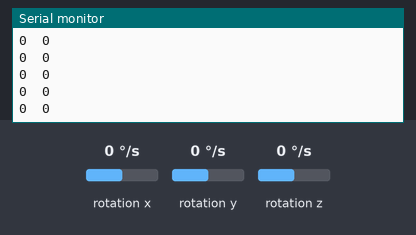
The sketch below on a simulated Arduino Uno, built with avr-gcc and run on an emulated ATmega328P. Parts: the last lines printed to the serial monitor. Wiring (inferred from the names in the program): L3G4200D gyroscope at I2C address 0x6B. The test bench sets the inputs (shaded band); at power-on: rotation y 0 °/s, rotation x 0 °/s, rotation z 0 °/s.

Above: at 2.6 s.
2.7 s: rotation y set to -192 °/s
At 3.2 s:
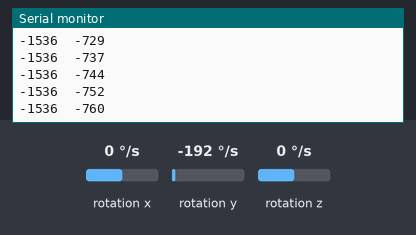
4.2 s: rotation y set to -100 °/s
At 4.7 s:
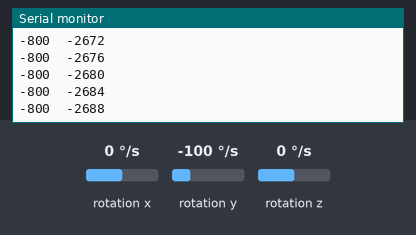
5.7 s: rotation y set to 0 °/s
At 6.8 s:
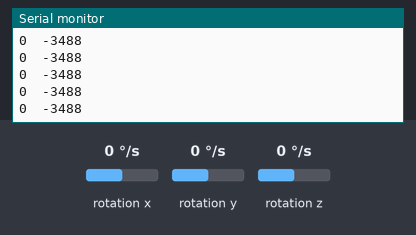
Timing chart, 0 to 8.7 s (numbered marks = the images above; inputs shaded):
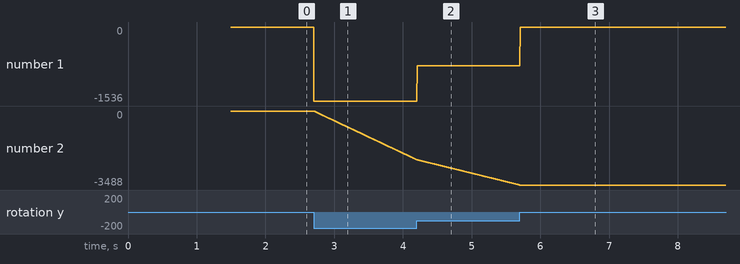

The sketch:

Giroscopo.ino
```cpp
/*
The sensor outputs provided by the library are the raw 16-bit values
obtained by concatenating the 8-bit high and low gyro data registers.
They can be converted to units of dps (degrees per second) using the
conversion factors specified in the datasheet for your particular
device and full scale setting (gain).

Example: An L3GD20H gives a gyro X axis reading of 345 with its
default full scale setting of +/- 245 dps. The So specification
in the L3GD20H datasheet (page 10) states a conversion factor of 8.75
mdps/LSB (least significant bit) at this FS setting, so the raw
reading of 345 corresponds to 345 * 8.75 = 3020 mdps = 3.02 dps.
*/

#include <Wire.h>
#include <L3G.h>


/*Los siguientes factores sirven para convertir los valores dados
por el giroscopio a grados por segundo. Las unidades de estos factores
son mdps(miligradosporsegundo). Este factor hay que multiplicarlo
por la medida del giroscopio para obtener mdps.

*/

#define FACTOR_CONVERSION_245DPS 0.00875
#define FACTOR_CONVERSION_500DPS 0.0175
#define FACTOR_CONVERSION_2000DPS 0.07  //Valor de la tabla/1000

#define DT 0.005

L3G gyro;

int16_t dps_x, dps_y, dps_z; //El tipo de dato es int16_t porque la salida del giroscopio es de ese tipo

int counter;

unsigned long time_loop1, time_loop2, time;

double angulo_giroscopio_x, angulo_giroscopio_y, angulo_giroscopio_z;


int sampleNum = 500;
int offsetg_x = 0, offsetg_y=0, offsetg_z=0;

void setup() {


  Serial.begin(115200);
  Wire.begin();

  if (!gyro.init())
  {
    Serial.println("Failed to autodetect gyro type!");
    while (1);
  }

  gyro.enableDefault();

  Configuracion_Registros();
  Calibracion();

  angulo_giroscopio_x = 0;
  angulo_giroscopio_y = 0;
  angulo_giroscopio_z = 0;
}


void loop() {


  time_loop1 = millis();

  counter++;

  gyro.read();

  dps_x =  (gyro.g.x-offsetg_x)*FACTOR_CONVERSION_2000DPS;
  dps_y =  (gyro.g.y-offsetg_y)*FACTOR_CONVERSION_2000DPS;
  dps_z =  (gyro.g.z-offsetg_z)*FACTOR_CONVERSION_2000DPS;


  angulo_giroscopio_x+= (double) dps_x*DT;
  angulo_giroscopio_y+= (double) dps_y*DT;
  angulo_giroscopio_z+= (double) dps_z*DT;

  //Angulos entre 0-360º

  /*if (angulo_giroscopio_x < 0)
      angulo_giroscopio_x += 360;

  else if(angulo_giroscopio_x >= 360)
      angulo_giroscopio_x -= 360;

  if (angulo_giroscopio_y < 0)
      angulo_giroscopio_y += 360;

  else if(angulo_giroscopio_y >= 360)
      angulo_giroscopio_y -= 360;


  if (angulo_giroscopio_z < 0)
      angulo_giroscopio_z += 360;

  else if(angulo_giroscopio_z >= 360)
      angulo_giroscopio_z -= 360;

  */

  //Mostrar en el monitor serie cada 100 ms


  if (counter == 1)
 {

   //Imprimir_Angulos(angulo_giroscopio_x, angulo_giroscopio_y, angulo_giroscopio_z);
   Imprimir_Para_Graficas(dps_y, angulo_giroscopio_y);
   counter = 0;
 }

  time_loop2 = millis(); //Tiempo_ejecucion = time_loop2-time_loop1 = 100 ms = DT = 0.1 s

   /*Serial.print("Tiempo de bucle:");
   time = time_loop2-time_loop1;
   Serial.println(time);
 */

  while(millis()-time_loop1 < (1000*DT)) //Timing->hay que asegurarse de que cada iteracion dura 5 ms, comprobado previamente con time_loop1 y time_loop2
  {
    delay(1);
  }

}


  //FUNCIONES

  void Configuracion_Registros()
  {

  //gyro.writeReg(L3G::CTRL_REG1, 0b010000111); //configuracion output data rate y ancho de banda

  gyro.writeReg(L3G::CTRL_REG2, 0b00100000); //Filtro paso alto

  //gyro.writeReg(L3G::CTRL_REG4, 0x20); //Modificacion fondo de escala


  /*La linea gyro.writeReg(L3G::CTRL_REG4, 0x10); cambia el fondo de escala, que por defecto al llamar a
  enableDefault se configura a +-250 dps. Los valores posibles son:

       +-245 dps: 0x00 o 0b00000000;
       +-500 dps: 0x10 o 0b00010000;
       +-2000 dps: 0x20 o 0x30 o 0b00100000;

  Los bits del registro correspondientes a FS1 y FS0 son X X FS1 FS0 X X X X

  */

  }

  void Imprimir_Angulos(double x, double y, double z)
  {
    Serial.print("Angulo X:");
   Serial.println((int) x);

   Serial.print("Angulo Y:");
   Serial.println((int) y);

   Serial.print("Angulo Z:");
   Serial.println((int) z);

  }

  void Imprimir_Para_Graficas(double velocidady, double anguloy)
  {
   Serial.print((int) velocidady);
   Serial.print("\t");
   Serial.print((int) anguloy);
   Serial.print("\t\n");

  }


  void Calibracion()
  {
     //Calcular el offset

for(int n=0;n<sampleNum;n++){

  gyro.read();
  offsetg_x+=(int)gyro.g.x;
  offsetg_y+=(int)gyro.g.y;
  offsetg_z+=(int)gyro.g.z;

}
offsetg_x = offsetg_x/sampleNum;
offsetg_y = offsetg_y/sampleNum;
offsetg_z = offsetg_z/sampleNum;


//Imprimir offset
Serial.println();
Serial.print(" Offset X: ");
Serial.print(offsetg_x);
Serial.print(" /tOffset y: ");
Serial.print(offsetg_y);
Serial.print(" /tOffset Z: ");
Serial.print(offsetg_z);
delay(1000);
  }
```

Measured:
- after the input at 2.7 s, the serial monitor: prints a new line at once (image 1)
- plotted number 1: 0 → -1536 after the input at 2.7 s
- plotted number 2: 0 → -2288 after the input at 2.7 s
